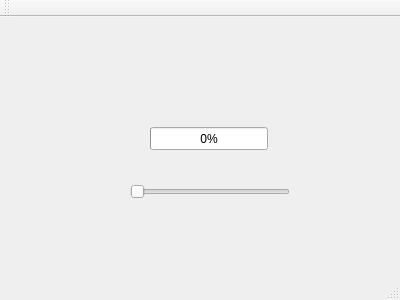
<?xml version="1.0" encoding="UTF-8"?>
<ui version="4.0">
 <class>MainWindow</class>
 <widget class="QMainWindow" name="MainWindow">
  <property name="geometry">
   <rect>
    <x>0</x>
    <y>0</y>
    <width>400</width>
    <height>300</height>
   </rect>
  </property>
  <property name="windowTitle">
   <string>MainWindow</string>
  </property>
  <widget class="QWidget" name="centralWidget">
   <widget class="QProgressBar" name="progressBar">
    <property name="geometry">
     <rect>
      <x>150</x>
      <y>110</y>
      <width>118</width>
      <height>23</height>
     </rect>
    </property>
    <property name="maximum">
     <number>99</number>
    </property>
    <property name="value">
     <number>0</number>
    </property>
   </widget>
   <widget class="QSlider" name="horizontalSlider">
    <property name="geometry">
     <rect>
      <x>130</x>
      <y>160</y>
      <width>160</width>
      <height>29</height>
     </rect>
    </property>
    <property name="orientation">
     <enum>Qt::Horizontal</enum>
    </property>
   </widget>
  </widget>
  <widget class="QMenuBar" name="menuBar">
   <property name="geometry">
    <rect>
     <x>0</x>
     <y>0</y>
     <width>400</width>
     <height>21</height>
    </rect>
   </property>
  </widget>
  <widget class="QToolBar" name="mainToolBar">
   <attribute name="toolBarArea">
    <enum>TopToolBarArea</enum>
   </attribute>
   <attribute name="toolBarBreak">
    <bool>false</bool>
   </attribute>
  </widget>
  <widget class="QStatusBar" name="statusBar"/>
 </widget>
 <layoutdefault spacing="6" margin="11"/>
 <resources/>
 <connections/>
</ui>
